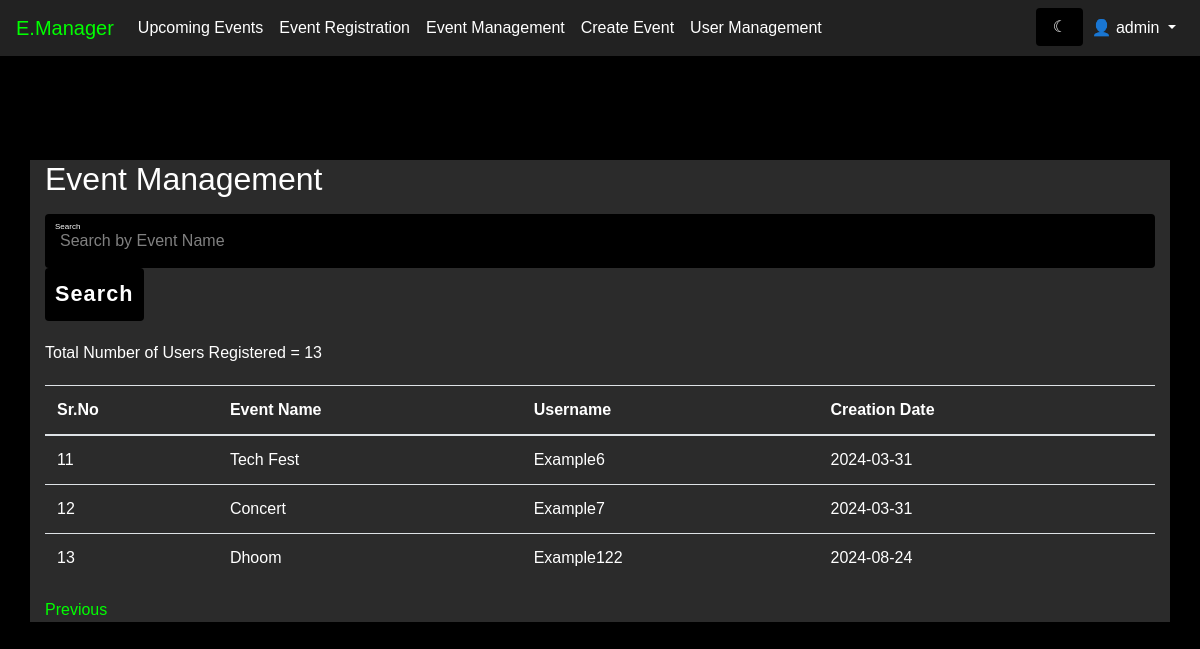
Page /event_manager?page=2 (signed in) on the committed database.
### modules/models.py (models this page shows, shortened)
class Registration(db.Model):
    id = db.Column(db.Integer, primary_key=True)
    user_id = db.Column(db.Integer, db.ForeignKey('user.id'))
    event_id = db.Column(db.Integer, db.ForeignKey('event.id'))
    date_created = db.Column(db.DateTime, default=datetime.utcnow)
    user = db.relationship('User', backref=db.backref('registrations', lazy=True))
    event = db.relationship('Event', backref=db.backref('registrations', lazy=True))

class Event(db.Model):
    id = db.Column(db.Integer, primary_key=True)
    title = db.Column(db.String(80), nullable=False)
    description = db.Column(db.String(200), nullable=False)
    long_description = db.Column(db.String(2000), nullable=False)
    date = db.Column(db.DateTime, nullable=False)
    location = db.Column(db.String(80), nullable=False)
    organizer_name = db.Column(db.String(80), nullable=True)
    image_url = db.Column(db.String(200), nullable=False)
    creator_id = db.Column(db.Integer, db.ForeignKey('user.id'))
    creator = db.relationship('User', backref=db.backref('events', lazy=True))

### modules/event.py (the view, shortened to what this page needs)
@app.route('/event_manager', methods=['GET', 'POST'])
def event_manager():
    page = request.args.get('page', 1, type=int)
    reg = Registration.query.paginate(page=page, per_page=10, error_out=False)
    total_result = Registration.query.count()
    msg = get_flashed_messages()
    return render_template('event_manager.html', events=reg, msg=msg, total_result=total_result)

### modules/templates/event_manager.html (shortened to what this page needs)
<!DOCTYPE html>
<html lang="en">
<head>
    <link href="https://stackpath.bootstrapcdn.com/bootstrap/4.5.0/css/bootstrap.min.css" rel="stylesheet" />
    <link rel="stylesheet" href="{{ url_for('static', filename='css/dashboard.css') }}" />
</head>
<body class="{{ session['theme'] }}">
    <nav class="navbar navbar-expand-lg navbar-light bg-light fixed-top">
        <a class="navbar-brand" href="/event">E.Manager</a>
        <div class="collapse navbar-collapse" id="navbarNav">
            <ul class="navbar-nav">
                <li class="nav-item"><a class="nav-link" href="/event">Upcoming Events</a></li>
                <li class="nav-item"><a class="nav-link" href="/event">Event Registration</a></li>
                <li class="nav-item"><a class="nav-link" href="/event_manager">Event Management</a></li>
                {% if 'role' in session and session['role'] == 'Admin' or 'role' in session and session['role'] == 'Co-Admin' %}
                <li class="nav-item"><a class="nav-link" href="/event/create">Create Event</a></li>
                {% endif %}
                {% if 'role' in session and session['role'] == 'Admin' %}
                <li class="nav-item"><a class="nav-link" href="/user_management">User Management</a></li>
                {% endif %}
            </ul>
            <ul class="navbar-nav ml-auto">
                <form action="/toggle_theme" method="post" id="toggle-theme-form">
                    <input type="submit" class="form-control border-0" value="{% if session['theme'] == 'light-theme' %} &#9788 {% else %} &#9790 {% endif %}" />
                </form>
                {% if 'username' in session %}
                <li class="nav-item dropdown">
                    <a class="nav-link dropdown-toggle" href="#" id="navbarDropdown" role="button" data-toggle="dropdown"
                        aria-haspopup="true" aria-expanded="false">
                        👤 {{ session['username'] }}
                    </a>
                </li>
                {% else %}
                <li class="nav-item"><a class="nav-link" href="/signin">Sign In</a></li>
                <li class="nav-item"><a class="btn btn-primary" href="/signup">Sign Up</a></li>
                {% endif %}
            </ul>
        </div>
    </nav>
    <section class="event-management">
        <div class="container ">
            <h2 class="mb-3">Event Management</h2>
            <form method="POST" class="mb-3">
                <div class="inputBox">
                    <input type="text" name="search" placeholder="Search by Event Name" />
                    <i>Search</i>
                </div>
                <input type="submit" value="Search" />
            </form>
            <div class="total-users">
                Total Number of Users Registered = {{ total_result }}
            </div>
            <table class="table mb-3">
                <thead>
                    <tr>
                        <th>Sr.No</th>
                        <th>Event Name</th>
                        <th>Username</th>
                        <th>Creation Date</th>
                    </tr>
                </thead>
                <tbody id="userTable">
                    {% for event in events %}
                    <tr>
                        <td>{{ event.id }}</td>
                        <td>{{ event.event.title }}</td>
                        <td>{{ event.user_id }}</td>
                        <td>{{ event.date_created.strftime('%Y-%m-%d') }}</td>
                    </tr>
                    {% endfor %}
                </tbody>
            </table>
            <div class="pagination">
                {% if events.has_prev %}
                <a href="{{ url_for('event_manager', page=events.prev_num) }}">Previous</a>
                {% endif %}
            </div>
        </div>
    </section>
</body>
</html>

### modules/static/css/dashboard.css (style rules this page uses)
.navbar { background-color: #1a1a1a !important; }
.nav-link, .dropdown-item { color: #f5f5f5 !important; }
.navbar-brand { color: #f5f5f5 !important; }
.container { background-color: #2b2b2b; }
table { color: #ffffff; }
th, td { color: #ffffff; }
input { background-color: #000000; color: #ffffff; }
::placeholder { color: #ffffff; opacity: 0.5; }
input, textarea { background-color: #000000 !important; color: #ffffff !important; }
::placeholder { color: #ffffff !important; opacity: 0.5 !important; }
body { padding-top: 80px; }
body { background: #000; color: #fff; font-family: "Quicksand", sans-serif; }
.navbar { background-color: #222 !important; }
.navbar-brand { color: #0f0 !important; }
.nav-link, .dropdown-item { color: #fff !important; }
.event-management { border-radius: 4px; box-shadow: 0 15px 35px rgba(0, 0, 0, 0.5); margin-top: 80px; }
.event-management .inputBox { position: relative; width: 100%; }
.event-management .inputBox input { width: 100%; background: #333; border: none; outline: none; padding: 15px; border-radius: 4px; color: #fff; font-weight: 500; font-size: 1em; }
.event-management .inputBox i { position: absolute; left: 10px; top: 50%; transform: translateY(-50%); font-style: normal; color: #aaa; transition: 0.5s; pointer-events: none; }
.event-management .inputBox input:focus ~ i, .event-management .inputBox input:valid ~ i { transform: translateY(-20px); font-size: 0.5em; color: #fff; }
.event-management input[type="submit"] { padding: 10px; background: #0f0; color: #000; font-weight: 600; font-size: 1.35em; letter-spacing: 0.05em; cursor: pointer; border: none; border-radius: 4px; }
.total-users { color: #fff; margin: 20px 0; }
table { color: #fff; }
th, td { color: #fff; }
.pagination a { color: #0f0; }

### rows in the picture
Registration: id "11", event "Tech Fest", user_id "Example6", date_created "2024-03-31"
Registration: id "12", event "Concert", user_id "Example7", date_created "2024-03-31"
Registration: id "13", event "Dhoom", user_id "Example122", date_created "2024-08-24"

### other values in the picture
{{ session['username'] }} "admin"
{{ total_result }} "13"
